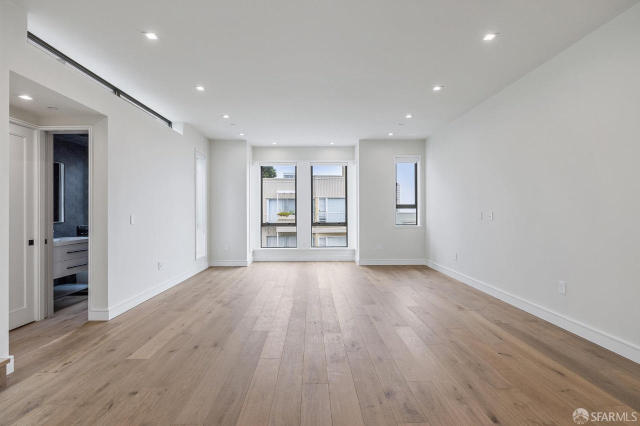
#> input picture good/1.jpg, 1280 x 852 px (shown at 1/2 size)
$ python -i pre_processing.py   (imports and definitions only)
#> lines starting #> are read from the running program, lines starting #| are printed output that depends on the picture
import cv2
import numpy as np
from PIL import Image


# [1 line that did not run here, left out]


# [12 lines left out: function get_area_ratio, not called in this run]


def get_max_depth(image: Image.Image) -> np.float32:
    depth_mask = round(float(np.array(depth(np.array(image))).max()), 3)
    return depth_mask


def get_vertical_line_count(image: Image.Image) -> int:
    image = get_mlsd_lines(image)

    # Vertical line must be at least as long as 50% of vertical dim of image
    line_length = int(image.size[1] * 0.1)

    image = np.array(image)

    # Convert the image to grayscale
    gray = cv2.cvtColor(image, cv2.COLOR_BGR2GRAY)

    # Perform edge detection using Canny
    edges = cv2.Canny(gray, 50, 150, apertureSize=3)

    # Use HoughLinesP to detect lines
    lines = cv2.HoughLinesP(
        edges, 1, np.pi / 180, threshold=50, minLineLength=line_length, maxLineGap=10
    )

    # Count and draw the lines
    if lines is not None:
        vertical_lines_count = 0

        for line in lines:
            x1, y1, x2, y2 = line[0]
            line_length = np.sqrt((x2 - x1) ** 2 + (y2 - y1) ** 2)

            if (
                line_length > 100 and np.abs(x1 - x2) < 10
            ):  # Check if the line is vertical
                vertical_lines_count += 1
                cv2.line(image, (x1, y1), (x2, y2), (0, 0, 255), 2)

        # print("Number of vertical lines longer than 100 pixels:", vertical_lines_count)

        return vertical_lines_count
    return 0


# [26 lines left out: function is_img_good, not called in this run]

>>> import cv2
>>> picture = cv2.imread('good/1.jpg', cv2.IMREAD_GRAYSCALE)
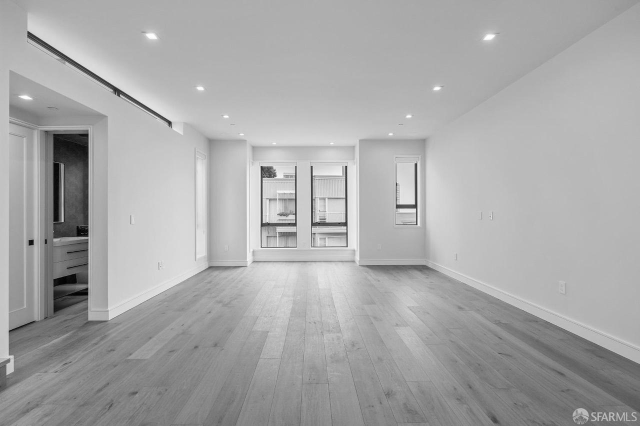
#> picture: shape (852, 1280) (shown at 1/2 size); min 0, max 255, mean 168.2
#> (the run stopped early here; a loop or call above may not have finished)

$ run again, on good/28.jpg
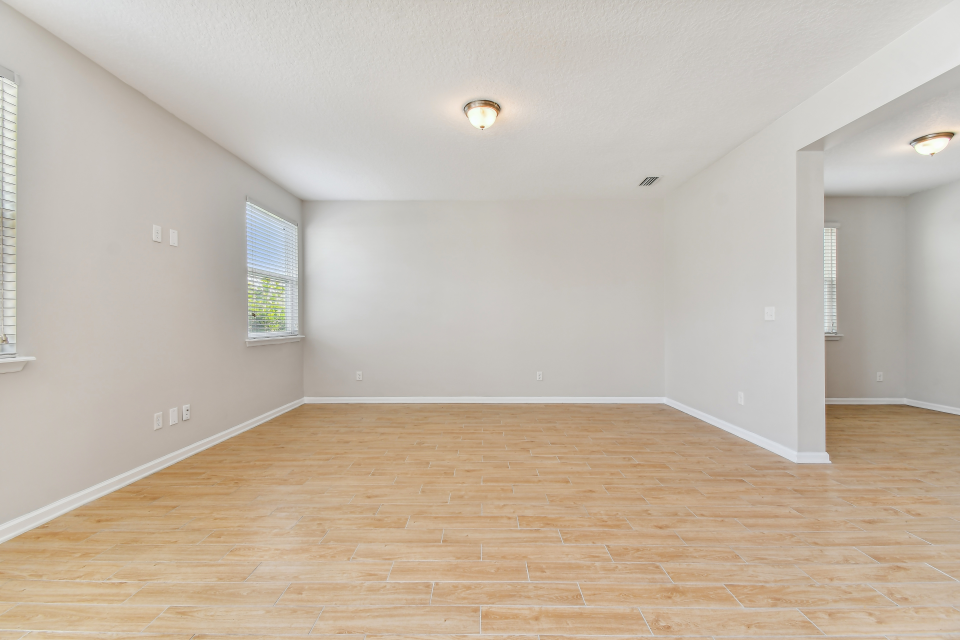
#> input picture good/28.jpg, 2880 x 1920 px (shown at 1/3 size)
#> `picture = cv2.imread('good/1.jpg', cv2.IMREAD_GRAYSCALE)`:
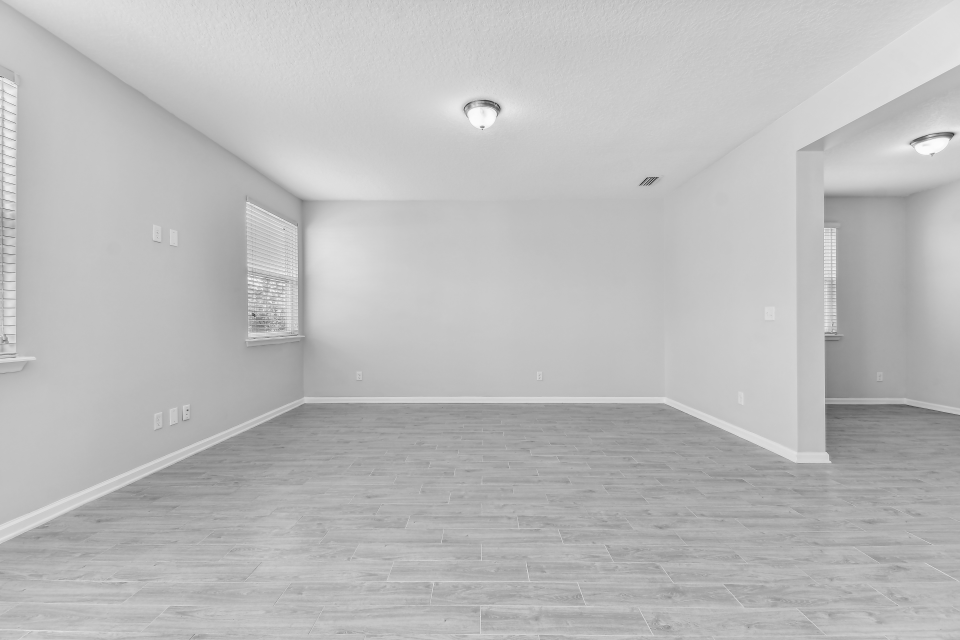
#> picture: shape (1920, 2880) (shown at 1/3 size); min 15, max 254, mean 187.4

$ run again, on good/286.jpg
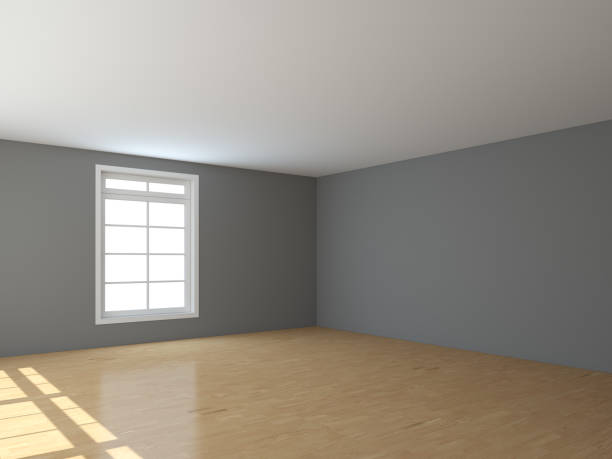
#> input picture good/286.jpg, 612 x 459 px
#> `picture = cv2.imread('good/1.jpg', cv2.IMREAD_GRAYSCALE)`:
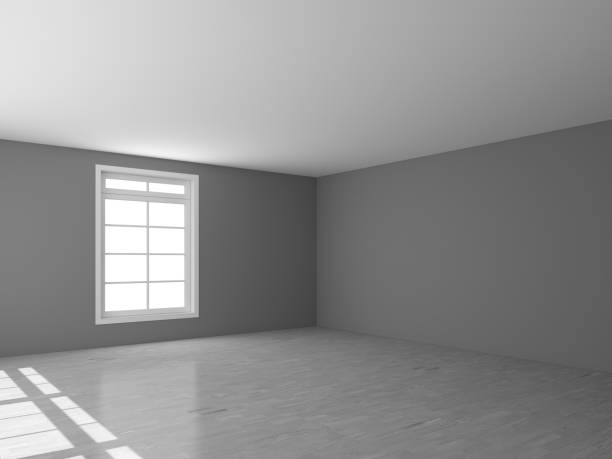
#> picture: shape (459, 612); min 57, max 255, mean 144.7

$ run again, on good/289.jpg
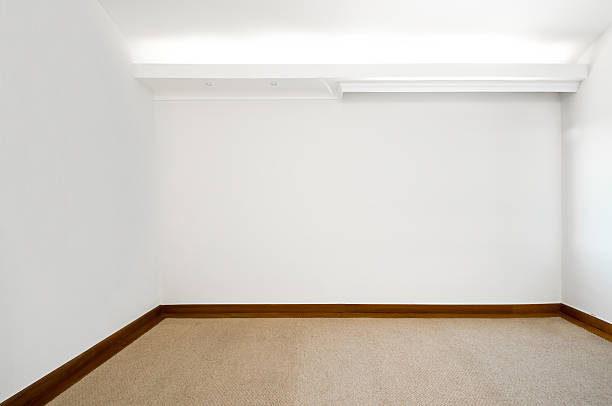
#> input picture good/289.jpg, 612 x 406 px
#> `picture = cv2.imread('good/1.jpg', cv2.IMREAD_GRAYSCALE)`:
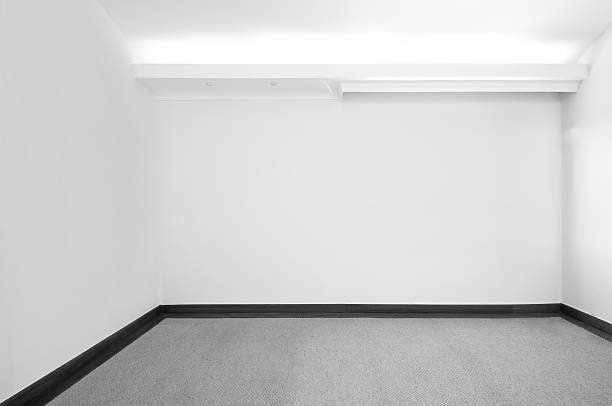
#> picture: shape (406, 612); min 2, max 255, mean 205.5
